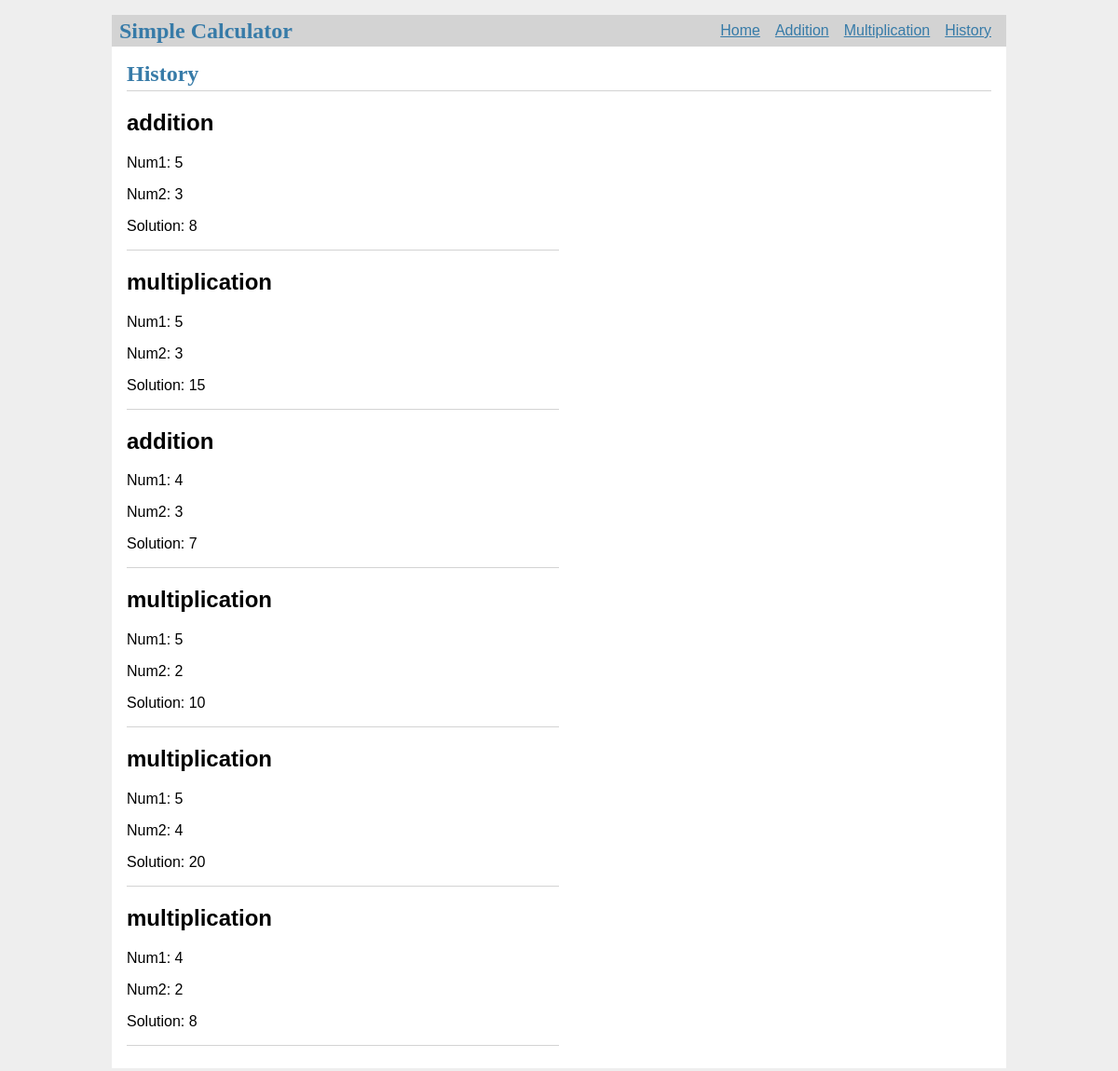
The app's page /history with its own data.
### tables this page shows
CREATE TABLE calculations (
  id INTEGER PRIMARY KEY AUTOINCREMENT,
  num1 INTEGER NOT NULL,
  num2 INTEGER NOT NULL,
  operand TEXT NOT NULL,
  solution INTEGER NOT NULL,
  UNIQUE (num1, num2, operand, solution)
);

### app/calculator.py (the view)
@bp.route("/history")
def history():
    db = get_db()
    calculations = db.execute("SELECT num1, num2, operand, solution FROM calculations").fetchall()
    return render_template("calculator/history.html", calculations = calculations)

### app/db.py (called while the page is built)
def get_db():
    if 'db' not in g:
        g.db = sqlite3.connect(current_app.config["DATABASE"], detect_types=sqlite3.PARSE_DECLTYPES)
        g.db.row_factory = sqlite3.Row
    return g.db

### app/templates/calculator/history.html
{% extends 'base.html' %}
{% block header %}
  <h1>{% block title %}History{% endblock %}</h1>
{% endblock %}
{% block content %}
    {% for calculation in calculations %}
        <h2>{{ calculation["operand"] }}</h2>
        <p>Num1: {{ calculation["num1"] }}</p>
        <p>Num2: {{ calculation["num2"] }}</p>
        <p>Solution: {{ calculation["solution"] }}</p>
        <hr style="width:50%;text-align:left;margin-left:0">
    {% endfor %}
{% endblock %}

### app/templates/base.html (shortened to what this page needs)
<!DOCTYPE html>
<link rel = "stylesheet" href = "{{ url_for('static', filename = 'style.css') }}">
<nav>
    <h1>Simple Calculator</h1>
    <ul>
            <li><a href = "{{ url_for('index') }}"> Home </a></li>
            <li><a href = "{{ url_for('calculator.addition') }}"> Addition </a></li>
            <li><a href = "{{ url_for('calculator.multiplication') }}"> Multiplication </a></li>
            <li><a href = "{{ url_for('calculator.history') }}"> History </a></li>
    </ul>
</nav>
<section class = "content">
    <header>
        {% block header %} {% endblock %}
    </header>
    {% block content %} {% endblock %}
</section>

### app/static/style.css (style rules this page uses)
h1 { font-family: serif; color: #377ba8; margin: 1rem 0; }
a { color: #377ba8; }
hr { border: none; border-top: 1px solid lightgray; }
nav { background: lightgray; display: flex; align-items: center; padding: 0 0.5rem; }
nav h1 { flex: auto; margin: 0; }
nav ul { display: flex; list-style: none; margin: 0; padding: 0; }
nav ul li a, nav ul li span, header .action { display: block; padding: 0.5rem; }
.content { padding: 0 1rem 1rem; }
.content > header { border-bottom: 1px solid lightgray; display: flex; align-items: flex-end; }
.content > header h1 { flex: auto; margin: 1rem 0 0.25rem 0; }
.content:last-child { margin-bottom: 0; }

### records on screen
calculations: operand "addition", num1 "5", num2 "3", solution "8"
calculations: operand "multiplication", num1 "5", num2 "3", solution "15"
calculations: operand "addition", num1 "4", num2 "3", solution "7"
calculations: operand "multiplication", num1 "5", num2 "2", solution "10"
calculations: operand "multiplication", num1 "5", num2 "4", solution "20"
calculations: operand "multiplication", num1 "4", num2 "2", solution "8"
